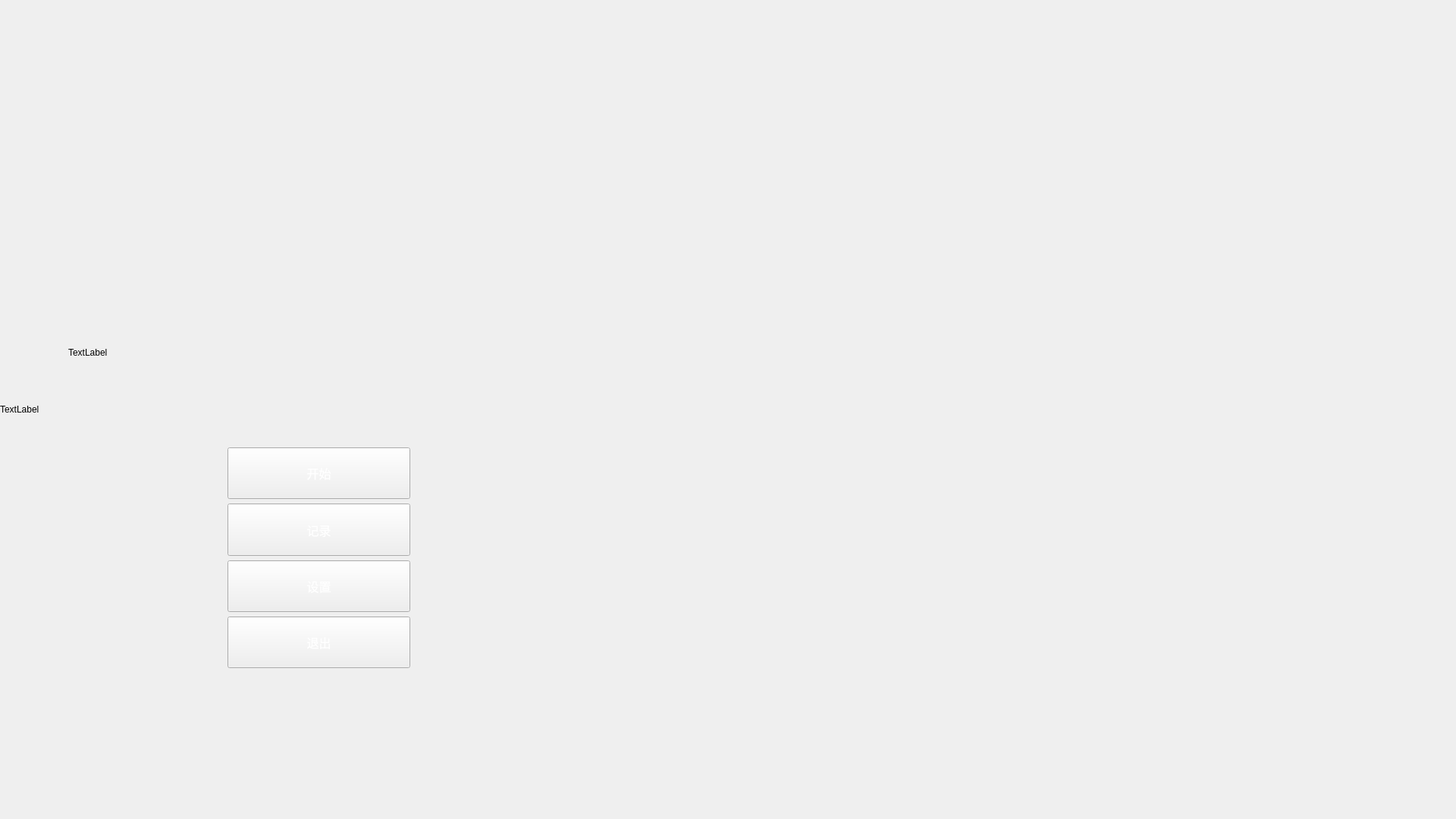
<?xml version="1.0" encoding="UTF-8"?>
<ui version="4.0">
 <class>HomePage</class>
 <widget class="QWidget" name="HomePage">
  <property name="geometry">
   <rect>
    <x>0</x>
    <y>0</y>
    <width>1920</width>
    <height>1080</height>
   </rect>
  </property>
  <property name="windowTitle">
   <string>Form</string>
  </property>
  <widget class="QLabel" name="videoLable">
   <property name="geometry">
    <rect>
     <x>0</x>
     <y>0</y>
     <width>1920</width>
     <height>1080</height>
    </rect>
   </property>
   <property name="styleSheet">
    <string notr="true">background:transparent</string>
   </property>
   <property name="text">
    <string>TextLabel</string>
   </property>
  </widget>
  <widget class="QWidget" name="layoutWidget">
   <property name="geometry">
    <rect>
     <x>300</x>
     <y>590</y>
     <width>241</width>
     <height>291</height>
    </rect>
   </property>
   <layout class="QVBoxLayout" name="options">
    <item>
     <widget class="QPushButton" name="bt_start">
      <property name="sizePolicy">
       <sizepolicy hsizetype="Minimum" vsizetype="Minimum">
        <horstretch>0</horstretch>
        <verstretch>0</verstretch>
       </sizepolicy>
      </property>
      <property name="styleSheet">
       <string notr="true">.QPushButton{color:white;
border-image:url(./ui/resources/HomePageBtnBg.png);
font-family:微软雅黑;
font-size:16px}
.QPushButton:hover{color:#79d9ff;
border-image:url(./ui/resources/HomePageBtnBg_hover.png);
font-size:16px}</string>
      </property>
      <property name="text">
       <string>开始</string>
      </property>
     </widget>
    </item>
    <item>
     <widget class="QPushButton" name="bt_records">
      <property name="sizePolicy">
       <sizepolicy hsizetype="Minimum" vsizetype="Minimum">
        <horstretch>0</horstretch>
        <verstretch>0</verstretch>
       </sizepolicy>
      </property>
      <property name="styleSheet">
       <string notr="true">.QPushButton{color:white;
border-image:url(./ui/resources/HomePageBtnBg.png);
font-family:微软雅黑;
font-size:16px}
.QPushButton:hover{color:#79d9ff;
border-image:url(./ui/resources/HomePageBtnBg_hover.png);
font-size:16px}</string>
      </property>
      <property name="text">
       <string>记录</string>
      </property>
     </widget>
    </item>
    <item>
     <widget class="QPushButton" name="bt_setting">
      <property name="sizePolicy">
       <sizepolicy hsizetype="Minimum" vsizetype="Minimum">
        <horstretch>0</horstretch>
        <verstretch>0</verstretch>
       </sizepolicy>
      </property>
      <property name="styleSheet">
       <string notr="true">.QPushButton{color:white;
border-image:url(./ui/resources/HomePageBtnBg.png);
font-family:微软雅黑;
font-size:16px}
.QPushButton:hover{color:#79d9ff;
border-image:url(./ui/resources/HomePageBtnBg_hover.png);
font-size:16px}</string>
      </property>
      <property name="text">
       <string>设置</string>
      </property>
     </widget>
    </item>
    <item>
     <widget class="QPushButton" name="bt_quit">
      <property name="sizePolicy">
       <sizepolicy hsizetype="Minimum" vsizetype="Minimum">
        <horstretch>0</horstretch>
        <verstretch>0</verstretch>
       </sizepolicy>
      </property>
      <property name="styleSheet">
       <string notr="true">.QPushButton{color:white;
border-image:url(./ui/resources/HomePageBtnBg.png);
font-family:微软雅黑;
font-size:16px}
.QPushButton:hover{color:#79d9ff;
border-image:url(./ui/resources/HomePageBtnBg_hover.png);
font-size:16px}</string>
      </property>
      <property name="text">
       <string>退出</string>
      </property>
     </widget>
    </item>
   </layout>
  </widget>
  <widget class="QLabel" name="label">
   <property name="geometry">
    <rect>
     <x>90</x>
     <y>400</y>
     <width>662</width>
     <height>129</height>
    </rect>
   </property>
   <property name="styleSheet">
    <string notr="true">.QLabel{background:url(./ui/resources/赛博射击屋.png)}
.QLabel:hover{background:url(./ui/resources/赛博射击屋_hover.png)}</string>
   </property>
   <property name="text">
    <string>TextLabel</string>
   </property>
  </widget>
 </widget>
 <resources/>
 <connections/>
</ui>
